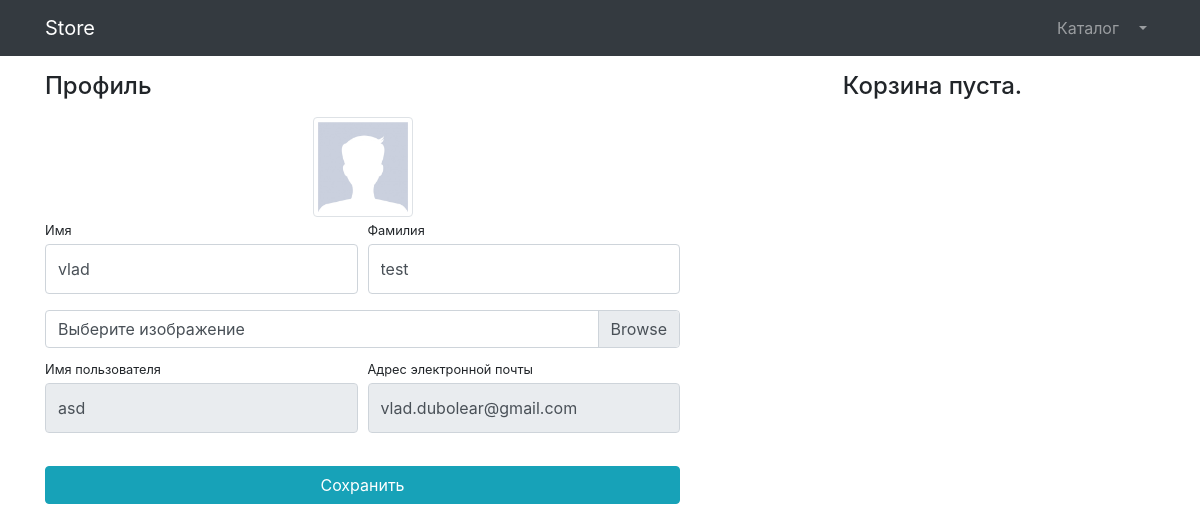
The app's page /users/profile/12 (signed in), older data.
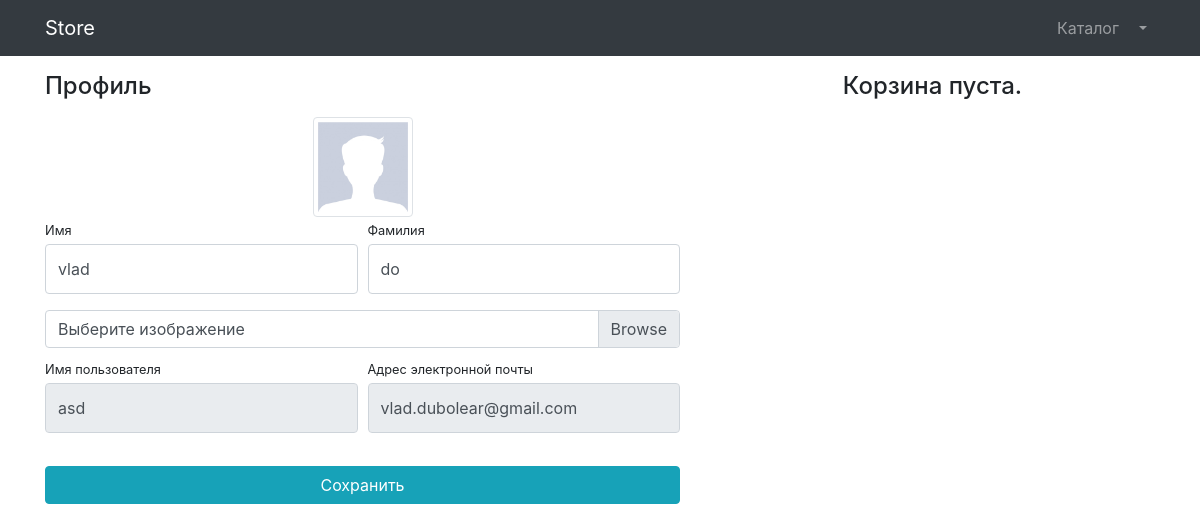
The same page, newer data.
### users/models.py (models this page shows)
class User(AbstractUser):
    image = models.ImageField(upload_to='users_images', blank=True, null=True)

### users/views.py (the view, shortened to what this page needs)
# urls.py: path('profile/<int:pk>', login_required(UserProfileView.as_view()), name='profile'),
class UserProfileView(UpdateView):
    model = User
    form_class = UserProfileForm
    template_name = 'users/profile.html'
    def get_context_data(self, **kwargs):
        context = super(UserProfileView, self).get_context_data(**kwargs)
        context['title'] = 'Store - Личный кабинет'
        context['baskets'] = Basket.objects.filter(user=self.request.user)
        return context

### users/forms.py
class UserProfileForm(UserChangeForm):
    first_name = forms.CharField(widget=forms.TextInput(attrs={
        'class': 'form-control py-4',
    }))
    last_name = forms.CharField(widget=forms.TextInput(attrs={
        'class': 'form-control py-4',
    }))
    image = forms.ImageField(widget=forms.FileInput(attrs={
        'class': 'custom-file-input',
    }), required=False)
    username = forms.CharField(widget=forms.TextInput(attrs={
        'class': 'form-control py-4',
        'readonly': True,
    }))
    email = forms.CharField(widget=forms.EmailInput(attrs={
        'class': 'form-control py-4',
        'readonly': True,
    }))
    class Meta:
        model = User
        fields = ('first_name', 'last_name', 'image', 'username','email')

### users/templates/users/profile.html (shortened to what this page needs)
{% extends 'products/base.html' %}
{% load static %}
{% block css %}
    <link href="{% static '/vendor/css/profile.css' %}" rel="stylesheet">
{% endblock %}
{% block content %}
	<div class="container">
    <div class="row">
        <div class="col-lg-7">
            <h4 class="mt-3 mb-3">Профиль</h4>
            <div class="col-lg-12 text-center">
                <img width="100" height="100"
                     src="{% if user.image %}{{ user.image.url }}{% else %}{% static 'vendor/img/users/default_avatar.jpg' %}{% endif %}"
                     class="img-thumbnail">
            </div>
            <form action="{% url 'users:profile' user.id %}" method="post" enctype="multipart/form-data">
                <div class="form-row">
                    <div class="col-lg-6">
                        <div class="form-group">
                            <label class="small mb-1" for="{{ form.first_name.id_for_label }}">Имя</label>
                            {{ form.first_name }}
                        </div>
                    </div>
                    <div class="col-lg-6">
                        <div class="form-group">
                            <label class="small mb-1" for="{{ form.last_name.id_for_label }}">Фамилия</label>
                            {{ form.last_name }}
                        </div>
                    </div>
                </div>
                <div class="form-row mb-2">
                    <div class="col-lg-12">
                        <div class="custom-file">
                            <label class="custom-file-label" for="{{ form.image.id_for_label }}">Выберите изображение</label>
                        </div>
                    </div>
                </div>
                <div class="form-row">
                    <div class="col-lg-6">
                        <label class="small mb-1" for="{{ form.username.id_for_label }}">Имя пользователя</label>
                        {{ form.username }}
                    </div>
                    <div class="col-lg-6">
                        <label class="small mb-1" for="{{ form.email.id_for_label }}">Адрес электронной
                            почты</label>
                        {{ form.email }}
                    </div>
                </div>
                <div class="form-row">
                    <div class="col-lg-12" style="margin-top: 33px;">
                        <input class="btn btn-info btn-block" type="submit" value="Сохранить">
                    </div>
                </div>
            </form>
        </div>
        <div class="col-lg-5">
            {% include 'products/baskets.html' %}
        </div>
    </div>
</div>
{% endblock %}

Row changes from the older to the newer data that the page shows:
changed User "vlad": last_name "test" → "do"
